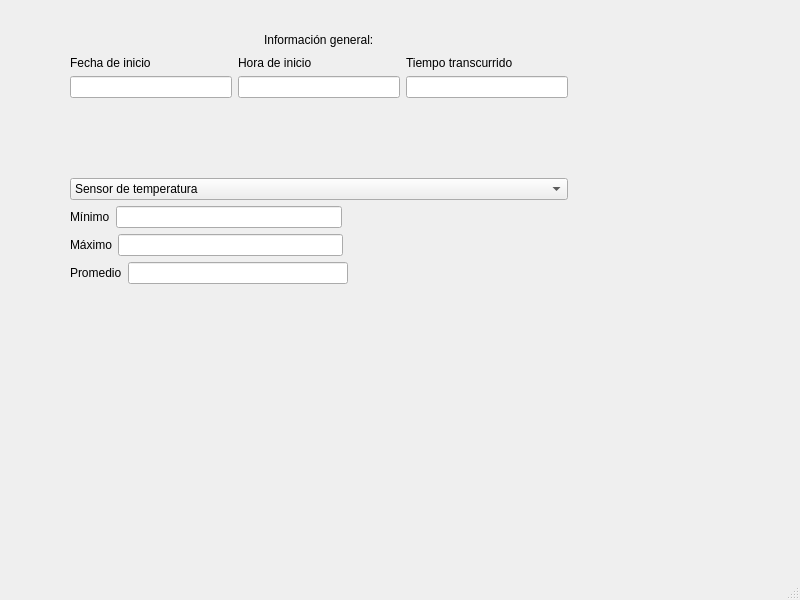
<?xml version="1.0" encoding="UTF-8"?>
<ui version="4.0">
 <class>MainWindow</class>
 <widget class="QMainWindow" name="MainWindow">
  <property name="geometry">
   <rect>
    <x>0</x>
    <y>0</y>
    <width>800</width>
    <height>600</height>
   </rect>
  </property>
  <property name="windowTitle">
   <string>MainWindow</string>
  </property>
  <widget class="QWidget" name="centralwidget">
   <widget class="QWidget" name="layoutWidget">
    <property name="geometry">
     <rect>
      <x>70</x>
      <y>30</y>
      <width>498</width>
      <height>254</height>
     </rect>
    </property>
    <layout class="QGridLayout" name="gridLayout_12">
     <item row="0" column="0">
      <layout class="QGridLayout" name="gridLayout_11">
       <item row="0" column="0">
        <layout class="QGridLayout" name="gridLayout_5">
         <item row="0" column="0">
          <layout class="QHBoxLayout" name="horizontalLayout_2">
           <item>
            <spacer name="horizontalSpacer">
             <property name="orientation">
              <enum>Qt::Horizontal</enum>
             </property>
             <property name="sizeHint" stdset="0">
              <size>
               <width>40</width>
               <height>20</height>
              </size>
             </property>
            </spacer>
           </item>
           <item>
            <widget class="QLabel" name="label">
             <property name="text">
              <string>Información general:</string>
             </property>
            </widget>
           </item>
           <item>
            <spacer name="horizontalSpacer_2">
             <property name="orientation">
              <enum>Qt::Horizontal</enum>
             </property>
             <property name="sizeHint" stdset="0">
              <size>
               <width>40</width>
               <height>20</height>
              </size>
             </property>
            </spacer>
           </item>
          </layout>
         </item>
         <item row="1" column="0">
          <layout class="QGridLayout" name="gridLayout_4">
           <item row="0" column="0">
            <layout class="QGridLayout" name="gridLayout">
             <item row="0" column="0">
              <widget class="QLabel" name="label_2">
               <property name="text">
                <string>Fecha de inicio</string>
               </property>
              </widget>
             </item>
             <item row="1" column="0">
              <widget class="QLineEdit" name="lineEdit"/>
             </item>
            </layout>
           </item>
           <item row="0" column="1">
            <layout class="QGridLayout" name="gridLayout_2">
             <item row="0" column="0">
              <widget class="QLabel" name="label_5">
               <property name="text">
                <string>Hora de inicio</string>
               </property>
              </widget>
             </item>
             <item row="1" column="0">
              <widget class="QLineEdit" name="lineEdit_4"/>
             </item>
            </layout>
           </item>
           <item row="0" column="2">
            <layout class="QGridLayout" name="gridLayout_3">
             <item row="0" column="0">
              <widget class="QLabel" name="label_6">
               <property name="text">
                <string>Tiempo transcurrido</string>
               </property>
              </widget>
             </item>
             <item row="1" column="0">
              <widget class="QLineEdit" name="lineEdit_5"/>
             </item>
            </layout>
           </item>
          </layout>
         </item>
        </layout>
       </item>
       <item row="1" column="0">
        <layout class="QGridLayout" name="gridLayout_10">
         <item row="0" column="0">
          <spacer name="verticalSpacer">
           <property name="orientation">
            <enum>Qt::Vertical</enum>
           </property>
           <property name="sizeHint" stdset="0">
            <size>
             <width>20</width>
             <height>40</height>
            </size>
           </property>
          </spacer>
         </item>
         <item row="1" column="0">
          <widget class="QComboBox" name="selector_sensores">
           <item>
            <property name="text">
             <string>Sensor de temperatura</string>
            </property>
           </item>
           <item>
            <property name="text">
             <string>Humedad ambiente</string>
            </property>
           </item>
           <item>
            <property name="text">
             <string>Humedad del suelo</string>
            </property>
           </item>
           <item>
            <property name="text">
             <string>Velocidad del viento</string>
            </property>
           </item>
           <item>
            <property name="text">
             <string>Dirección del viento</string>
            </property>
           </item>
           <item>
            <property name="text">
             <string>Precipitación</string>
            </property>
           </item>
           <item>
            <property name="text">
             <string>Intensidad de luz</string>
            </property>
           </item>
          </widget>
         </item>
         <item row="2" column="0">
          <layout class="QGridLayout" name="gridLayout_9">
           <item row="0" column="0">
            <layout class="QGridLayout" name="gridLayout_6">
             <item row="0" column="0">
              <widget class="QLabel" name="label_7">
               <property name="text">
                <string>Mínimo</string>
               </property>
              </widget>
             </item>
             <item row="0" column="1">
              <widget class="QLineEdit" name="minimo_le"/>
             </item>
             <item row="0" column="2">
              <spacer name="horizontalSpacer_3">
               <property name="orientation">
                <enum>Qt::Horizontal</enum>
               </property>
               <property name="sizeHint" stdset="0">
                <size>
                 <width>40</width>
                 <height>20</height>
                </size>
               </property>
              </spacer>
             </item>
            </layout>
           </item>
           <item row="1" column="0">
            <layout class="QGridLayout" name="gridLayout_7">
             <item row="0" column="0">
              <widget class="QLabel" name="label_8">
               <property name="text">
                <string>Máximo</string>
               </property>
              </widget>
             </item>
             <item row="0" column="1">
              <widget class="QLineEdit" name="maximo_le"/>
             </item>
             <item row="0" column="2">
              <spacer name="horizontalSpacer_4">
               <property name="orientation">
                <enum>Qt::Horizontal</enum>
               </property>
               <property name="sizeHint" stdset="0">
                <size>
                 <width>40</width>
                 <height>20</height>
                </size>
               </property>
              </spacer>
             </item>
            </layout>
           </item>
           <item row="2" column="0">
            <layout class="QGridLayout" name="gridLayout_8">
             <item row="0" column="0">
              <widget class="QLabel" name="label_9">
               <property name="text">
                <string>Promedio</string>
               </property>
              </widget>
             </item>
             <item row="0" column="1">
              <widget class="QLineEdit" name="promedio_le"/>
             </item>
             <item row="0" column="2">
              <spacer name="horizontalSpacer_5">
               <property name="orientation">
                <enum>Qt::Horizontal</enum>
               </property>
               <property name="sizeHint" stdset="0">
                <size>
                 <width>40</width>
                 <height>20</height>
                </size>
               </property>
              </spacer>
             </item>
            </layout>
           </item>
          </layout>
         </item>
        </layout>
       </item>
      </layout>
     </item>
    </layout>
   </widget>
  </widget>
  <widget class="QMenuBar" name="menubar">
   <property name="geometry">
    <rect>
     <x>0</x>
     <y>0</y>
     <width>800</width>
     <height>20</height>
    </rect>
   </property>
  </widget>
  <widget class="QStatusBar" name="statusbar"/>
 </widget>
 <resources/>
 <connections/>
</ui>
